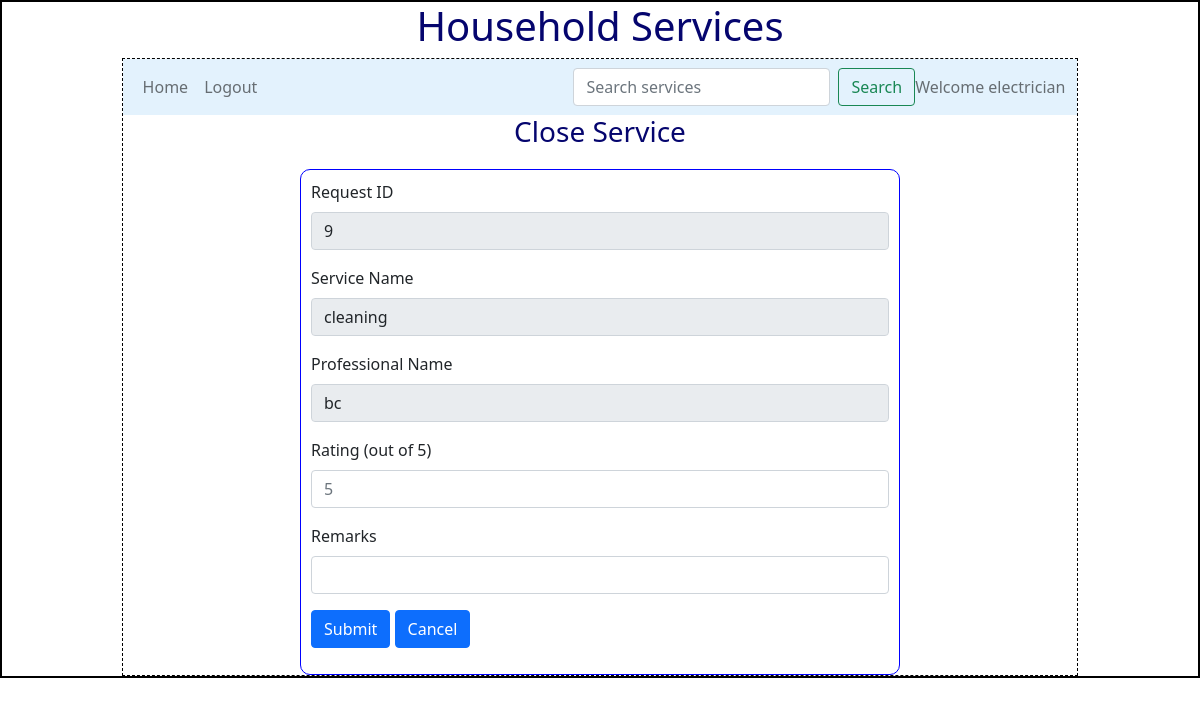
Page /customer/electrician/3/9/close on the committed database.
### backend/models.py (models this page shows)
class Service_requests(db.Model):
    __tablename__="service_requests"
    request_id=db.Column(db.Integer,primary_key=True)
    service_id=db.Column(db.Integer,db.ForeignKey("services.service_id"),nullable=False)
    customer_id=db.Column(db.Integer,db.ForeignKey("customer.customer_id"),nullable=False)
    professional_id=db.Column(db.Integer,db.ForeignKey("professional.professional_id"))
    date_requested=db.Column(db.DateTime,nullable=False)
    date_completed=db.Column(db.DateTime)
    status=db.Column(db.String,default="requested",nullable=False)
    rating=db.Column(db.Integer)
    remarks=db.Column(db.String)
    request_professional=db.relationship("Professional", backref="service_requests", lazy=True)
    request_customer=db.relationship("Customer",backref="service_requests",lazy=True)
    request_service=db.relationship("Services",backref="service_requests",lazy=True)

class Services(db.Model):
    __tablename__="services"
    service_id=db.Column(db.Integer,primary_key=True)
    name=db.Column(db.String,nullable=False)
    price=db.Column(db.Float,nullable=False)
    description=db.Column(db.String,unique=True,nullable=False)
    time_required=db.Column(db.Integer,nullable=False)
    service_professionals=db.relationship("Professional",cascade="all,delete",backref="services",lazy=True)
    service_service_requests=db.relationship("Service_requests",cascade="all,delete",backref="services",lazy=True)

class Professional(db.Model):
    __tablename__="professional"
    professional_id=db.Column(db.Integer,primary_key=True)
    email=db.Column(db.String,db.ForeignKey("user.user_id"),nullable=False)
    full_name=db.Column(db.String,nullable=False)
    pin_code=db.Column(db.Integer,nullable=False)
    experience=db.Column(db.Integer,nullable=False)
    service_id=db.Column(db.Integer,db.ForeignKey("services.service_id"),nullable=False)
    count=db.Column(db.Integer,default=0,nullable=False)
    rating=db.Column(db.Integer)
    professional_requests=db.relationship("Service_requests",cascade="all,delete",backref="professional",lazy=True)
    professional_services = db.relationship("Services", backref="professional", lazy=True)

### backend/controllers.py (the view, shortened to what this page needs)
@app.route("/customer/<name>/<id>/<rid>/close",methods=["GET","POST"])
def close_request(name,id,rid):
    r=get_request(rid)
    return render_template("close_service.html",name=name,id=id,request=r)

### backend/controllers.py (called while the page is built)
def get_request(id):
    r=Service_requests.query.filter_by(request_id=id).first()
    return r

### templates/close_service.html
{%extends "customer_home_layout.html"%}
{%block content%}
    <div class="center"><h3>Close Service</h3></div>
    <form action="#" method="POST">
    <div class="input_form">
        <div class="mb-3">
            <label for="request_id" class="form-label">Request ID</label>
            <input type="number" class="form-control" name="request_id" id="request_id" value="{{request.request_id}}" readonly>
        </div>
        <div class="mb-3">
            <label for="service_name" class="form-label">Service Name</label>
            <input type="text" class="form-control" name="service_name" id="service_name" value="{{request.request_service.name}}" readonly>
        </div>
        <div class="mb-3">
            <label for="professional_name" class="form-label">Professional Name</label>
            <input type="text" class="form-control" name="professional_name" id="professional_name" value="{{request.request_professional.full_name}}" readonly>
        </div>
        <div class="mb-3">
            <label for="rating" class="form-label">Rating (out of 5)</label>
            <input type="number" class="form-control" name="rating" id="time" placeholder="5" required>
        </div>
        <div class="mb-3">
            <label for="remarks" class="form-label">Remarks</label>
            <input type="text" class="form-control" name="remarks" id="remarks" placeholder="">
        </div>
        <div class="mb-3">
            <button type="submit" class="btn btn-primary">Submit</button>
            <a type="button" class="btn btn-primary" href="/customer/{{name}}/{{id}}">Cancel</a>
        </div>
    </div>
    </form>
{%endblock%}

### static/styles/main.css (style rules this page uses)
* { margin:0px; }
.input_form { border: 1px solid blue; width: 600px; height: auto; margin: auto; margin-top: 20px; padding: 10px; border-radius: 10px; font-size: 16px; text-align: justify; }
.center { text-align: center; margin: auto; color: rgb(5,5,110) }

### rows in the picture
Service_requests: request_id "9"
Services: service_name "cleaning"
Professional: professional_name "bc"

### other values in the picture
{{ name }} "electrician"
